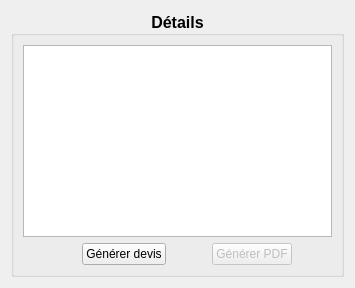
      <widget class="QWidget" name="DevisResults">
       <attribute name="title">
        <string>Résultats et Devis</string>
       </attribute>
       <layout class="QFormLayout" name="formLayout_3">
        <item row="0" column="0" colspan="2">
         <widget class="QGroupBox" name="groupBox">
          <property name="font">
           <font>
            <family>Segoe UI Historic</family>
            <pointsize>12</pointsize>
            <bold>true</bold>
           </font>
          </property>
          <property name="title">
           <string>Détails</string>
          </property>
          <property name="alignment">
           <set>Qt::AlignmentFlag::AlignCenter</set>
          </property>
          <layout class="QVBoxLayout" name="verticalLayout_2">
           <item>
            <widget class="QTableWidget" name="devisTableWidget"/>
           </item>
           <item>
            <layout class="QHBoxLayout" name="horizontalLayout_23">
             <item>
              <spacer name="horizontalSpacer">
               <property name="orientation">
                <enum>Qt::Orientation::Horizontal</enum>
               </property>
               <property name="sizeType">
                <enum>QSizePolicy::Policy::Expanding</enum>
               </property>
               <property name="sizeHint" stdset="0">
                <size>
                 <width>59</width>
                 <height>20</height>
                </size>
               </property>
              </spacer>
             </item>
             <item>
              <widget class="QPushButton" name="generateDevisButton">
               <property name="font">
                <font>
                 <family>Segoe UI Historic</family>
                 <pointsize>9</pointsize>
                 <bold>false</bold>
                </font>
               </property>
               <property name="text">
                <string>Générer devis</string>
               </property>
              </widget>
             </item>
             <item>
              <spacer name="horizontalSpacer_3">
               <property name="orientation">
                <enum>Qt::Orientation::Horizontal</enum>
               </property>
               <property name="sizeType">
                <enum>QSizePolicy::Policy::Fixed</enum>
               </property>
               <property name="sizeHint" stdset="0">
                <size>
                 <width>40</width>
                 <height>20</height>
                </size>
               </property>
              </spacer>
             </item>
             <item>
              <widget class="QPushButton" name="generatePdfButton">
               <property name="enabled">
                <bool>false</bool>
               </property>
               <property name="font">
                <font>
                 <family>Segoe UI Historic</family>
                 <pointsize>9</pointsize>
                 <bold>false</bold>
                </font>
               </property>
               <property name="text">
                <string>Générer PDF</string>
               </property>
              </widget>
             </item>
             <item>
              <spacer name="horizontalSpacer_2">
               <property name="orientation">
                <enum>Qt::Orientation::Horizontal</enum>
               </property>
               <property name="sizeHint" stdset="0">
                <size>
                 <width>40</width>
                 <height>20</height>
                </size>
               </property>
              </spacer>
             </item>
            </layout>
           </item>
          </layout>
         </widget>
        </item>
       </layout>
      </widget>
